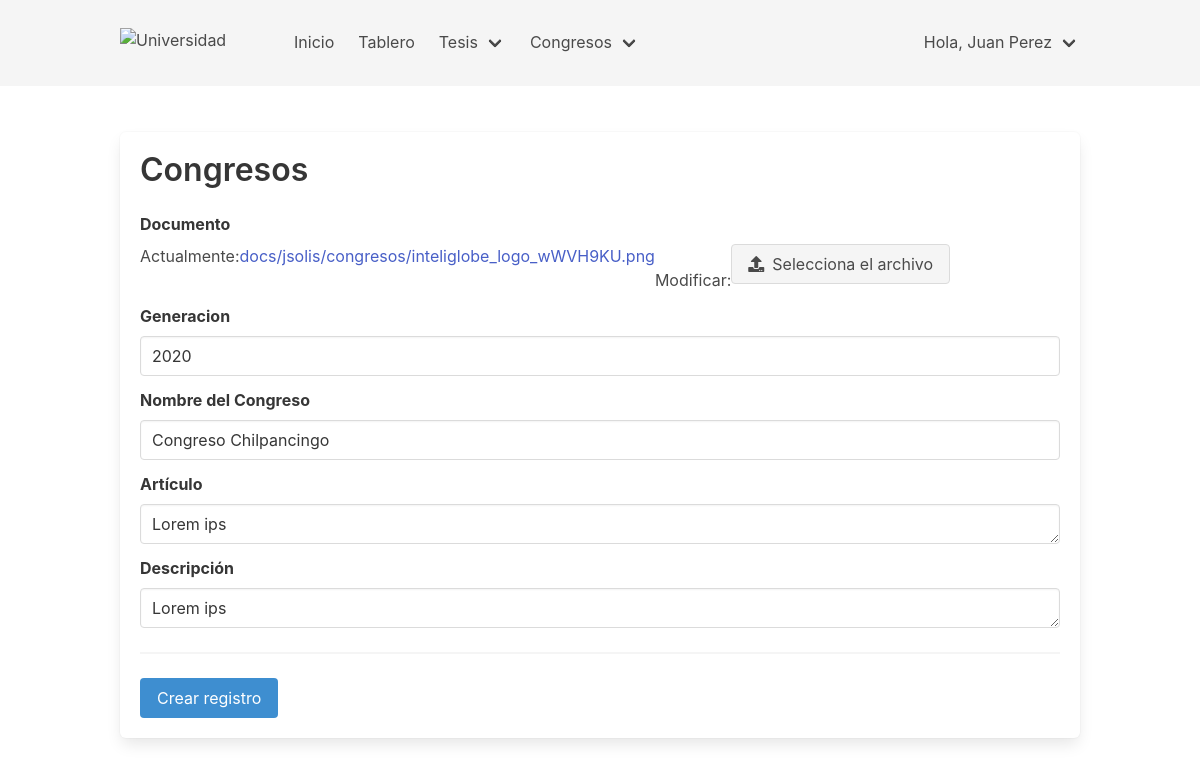
Page /congreso/5/update (signed in) on the committed database.
### americana/models.py (models this page shows, shortened)
class Congreso(models.Model):
    file = models.FileField(
        upload_to=user_directory_path, verbose_name='Documento')
    generation = models.CharField(max_length=4, verbose_name='Generación')
    student = models.ForeignKey(User, verbose_name='Alumno', related_name='congreso', on_delete=models.CASCADE)
    conference = models.CharField(max_length=100, verbose_name='Nombre del Congreso')
    article = models.TextField(verbose_name='Artículo')
    description = models.TextField(verbose_name='Descripción')
    publish_date = models.DateField(auto_now_add=True, verbose_name='Fecha')
    class Meta:
        verbose_name = "Congreso"
        verbose_name_plural = "Congresos"
        ordering = ('id',)

### americana/views.py (the view)
# urls.py: path('congreso/<int:pk>/update', views.CongresoUpdateView.as_view(), name='congreso-update'),
class CongresoUpdateView(LoginRequiredMixin, SuccessMessageMixin, UpdateView):
    model = Congreso
    template_name = 'americana/congreso/form.html'
    fields = (
        'file', 'generation', 'conference', 'article', 'description'
    )
    success_url = reverse_lazy('repo-ame:tablero')
    success_message = "%(conference)s se ha actualizado correctamente."

### templates/americana/congreso/form.html (shortened to what this page needs)
{% extends "americana/base.html" %}
{% load widget_tweaks %}
{% block body %}
<section class="section">
<div class="container">
<form class="box" enctype="multipart/form-data" method="post">
    <p class="title is-spaced">Congresos</>
    <br>
    <div class="field">
        <label class="label">Documento</label>
        <div class="control">
            <div class="file">
                <label class="file-label">
                    {% render_field form.file class='file-input' %}
                    <span class="file-cta">
                    <span class="file-icon">
                        <i class="fas fa-upload"></i>
                    </span>
                    <span class="file-label">
                        Selecciona el archivo
                    </span>
                    </span>
                </label>
                </div>
        </div>
    </div>
    <div class="field">
        <label class="label">Generacion</label>
        <div class="control">
            {% render_field form.generation class='input' %}
        </div>
    </div>
    <div class="field">
        <label class="label">Nombre del Congreso</label>
        <div class="control">
            {% render_field form.conference class='input' %}
        </div>
    </div>
    <div class="field">
        <label class="label">Artículo</label>
        <div class="control">
            {% render_field form.article class='input' %}
        </div>
    </div>
    <div class="field">
        <label class="label">Descripción</label>
        <div class="control">
            {% render_field form.description class='input' %}
        </div>
    </div>
    <hr>
    <div class="field">
        <div class="control">
            <button class="button is-info" type="submit">Crear registro</button>
        </div>
    </div>
</form>
</div>
</section>
{% endblock body %}

### templates/layout/navbar.html (shortened to what this page needs)
{% if index_page %}
<nav class="navbar is-spaced" role="navigation" aria-label="main navigation">
{% else %}
<nav class="navbar is-light is-spaced has-shadow" role="navigation" aria-label="main navigation">
{% endif %}
<div class="container">
    <div class="navbar-brand">
      <a class="navbar-item" href="{% url 'repo-ame:home' %}">
        <img src="https://uaa.edu.mx/wp-content/uploads/2021/03/LOGO-UAA-2.png" width="150" height="30" alt="Universidad Americana de Acapulco">
      </a>
    </div>
    <div id="navbar-ame" class="navbar-menu">
      {% if user.is_authenticated  %}
        <div class="navbar-start">
            <a class="navbar-item" href="{% url 'repo-ame:home' %}">Inicio</a>
            <a class="navbar-item" href="{% url 'repo-ame:tablero' %}">Tablero</a>
            <div class="navbar-item has-dropdown is-hoverable">
            <a class="navbar-link">Tesis</a>
            </div>
            <div class="navbar-item has-dropdown is-hoverable">
              <a class="navbar-link">Congresos</a>
            </div>
        </div>
        {% endif %}
        <div class="navbar-end">
          {% if user.is_authenticated  %}
          <div class="navbar-item has-dropdown is-hoverable">
            <a class="navbar-link">Hola, {{user.get_full_name|capfirst}}</a>
            </div>
          {% endif %}
        </div>
    </div>
</div>
</nav>

### rows in the picture
Congreso: file "Actualmente: docs/jsolis/congresos/inteliglobe_logo_wWVH9KU.png Modificar:", generation "2020", conference "Congreso Chilpancingo", article "Lorem ips", description "Lorem ips"

### other values in the picture
{{ user.get_full_name|capfirst }} "Juan Perez"
